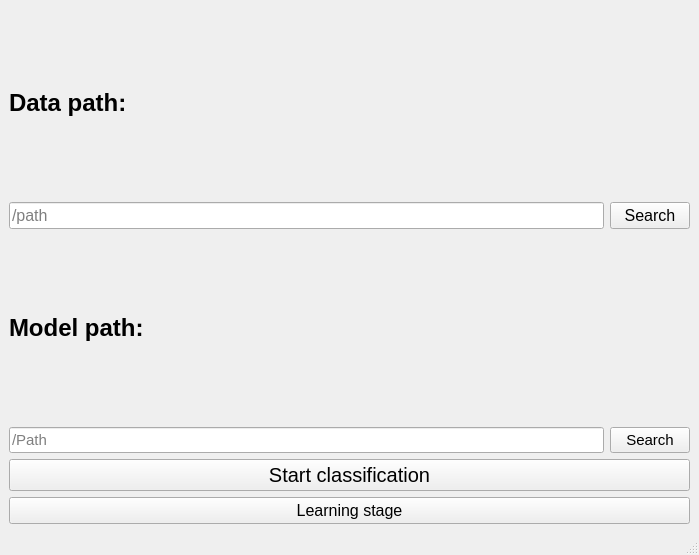
<?xml version="1.0" encoding="UTF-8"?>
<ui version="4.0">
 <class>Dothrush</class>
 <widget class="QMainWindow" name="Dothrush">
  <property name="geometry">
   <rect>
    <x>0</x>
    <y>0</y>
    <width>699</width>
    <height>555</height>
   </rect>
  </property>
  <property name="windowTitle">
   <string>MainWindow</string>
  </property>
  <widget class="QWidget" name="centralwidget">
   <layout class="QGridLayout" name="gridLayout">
    <item row="6" column="0" colspan="2">
     <widget class="QPushButton" name="Learning">
      <property name="font">
       <font>
        <pointsize>12</pointsize>
       </font>
      </property>
      <property name="text">
       <string>Learning stage</string>
      </property>
     </widget>
    </item>
    <item row="3" column="1">
     <widget class="QPushButton" name="ClassButton">
      <property name="font">
       <font>
        <pointsize>11</pointsize>
       </font>
      </property>
      <property name="text">
       <string>Search</string>
      </property>
     </widget>
    </item>
    <item row="1" column="1">
     <widget class="QPushButton" name="pushButton">
      <property name="font">
       <font>
        <pointsize>12</pointsize>
       </font>
      </property>
      <property name="text">
       <string>Search</string>
      </property>
     </widget>
    </item>
    <item row="3" column="0">
     <widget class="QLineEdit" name="lineEdit_2">
      <property name="font">
       <font>
        <pointsize>11</pointsize>
       </font>
      </property>
      <property name="placeholderText">
       <string>/Path</string>
      </property>
     </widget>
    </item>
    <item row="1" column="0">
     <widget class="QLineEdit" name="lineEdit">
      <property name="font">
       <font>
        <pointsize>12</pointsize>
       </font>
      </property>
      <property name="toolTip">
       <string/>
      </property>
      <property name="placeholderText">
       <string>/path</string>
      </property>
     </widget>
    </item>
    <item row="0" column="0">
     <widget class="QLabel" name="label">
      <property name="enabled">
       <bool>true</bool>
      </property>
      <property name="font">
       <font>
        <pointsize>18</pointsize>
        <weight>75</weight>
        <bold>true</bold>
        <strikeout>false</strikeout>
        <kerning>true</kerning>
       </font>
      </property>
      <property name="text">
       <string>Data path:</string>
      </property>
     </widget>
    </item>
    <item row="5" column="0" colspan="2">
     <widget class="QPushButton" name="pushButton_2">
      <property name="font">
       <font>
        <pointsize>15</pointsize>
       </font>
      </property>
      <property name="text">
       <string>Start classification</string>
      </property>
     </widget>
    </item>
    <item row="2" column="0">
     <widget class="QLabel" name="label_2">
      <property name="font">
       <font>
        <pointsize>18</pointsize>
        <weight>75</weight>
        <bold>true</bold>
       </font>
      </property>
      <property name="text">
       <string>Model path:</string>
      </property>
     </widget>
    </item>
   </layout>
  </widget>
  <widget class="QMenuBar" name="menubar">
   <property name="geometry">
    <rect>
     <x>0</x>
     <y>0</y>
     <width>699</width>
     <height>21</height>
    </rect>
   </property>
  </widget>
  <widget class="QStatusBar" name="statusbar"/>
 </widget>
 <resources/>
 <connections/>
</ui>
